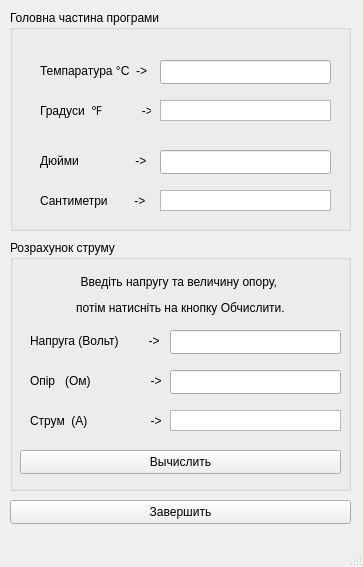
<?xml version="1.0" encoding="UTF-8"?>
<ui version="4.0">
 <class>MainWindow</class>
 <widget class="QMainWindow" name="MainWindow">
  <property name="geometry">
   <rect>
    <x>0</x>
    <y>0</y>
    <width>363</width>
    <height>567</height>
   </rect>
  </property>
  <property name="windowTitle">
   <string>MainWindow</string>
  </property>
  <widget class="QWidget" name="centralwidget">
   <widget class="QGroupBox" name="groupBox">
    <property name="geometry">
     <rect>
      <x>10</x>
      <y>10</y>
      <width>341</width>
      <height>221</height>
     </rect>
    </property>
    <property name="title">
     <string>Головна частина програми</string>
    </property>
    <widget class="QLabel" name="temperatureLabel">
     <property name="geometry">
      <rect>
       <x>30</x>
       <y>50</y>
       <width>111</width>
       <height>21</height>
      </rect>
     </property>
     <property name="text">
      <string>Темпаратура °C  -&gt;</string>
     </property>
    </widget>
    <widget class="QLabel" name="farengeitLabel">
     <property name="geometry">
      <rect>
       <x>30</x>
       <y>90</y>
       <width>111</width>
       <height>21</height>
      </rect>
     </property>
     <property name="text">
      <string>Градуси  ℉            -&gt;</string>
     </property>
    </widget>
    <widget class="QLineEdit" name="tempLineEdit">
     <property name="geometry">
      <rect>
       <x>150</x>
       <y>50</y>
       <width>171</width>
       <height>24</height>
      </rect>
     </property>
    </widget>
    <widget class="QListWidget" name="resultTempListWidget">
     <property name="geometry">
      <rect>
       <x>150</x>
       <y>90</y>
       <width>171</width>
       <height>21</height>
      </rect>
     </property>
    </widget>
    <widget class="QListWidget" name="resultCentiListWidget">
     <property name="geometry">
      <rect>
       <x>150</x>
       <y>180</y>
       <width>171</width>
       <height>21</height>
      </rect>
     </property>
    </widget>
    <widget class="QLabel" name="centiLabel">
     <property name="geometry">
      <rect>
       <x>30</x>
       <y>180</y>
       <width>111</width>
       <height>21</height>
      </rect>
     </property>
     <property name="text">
      <string>Сантиметри        -&gt;</string>
     </property>
    </widget>
    <widget class="QLineEdit" name="inchesLineEdit">
     <property name="geometry">
      <rect>
       <x>150</x>
       <y>140</y>
       <width>171</width>
       <height>24</height>
      </rect>
     </property>
    </widget>
    <widget class="QLabel" name="inchesLabel">
     <property name="geometry">
      <rect>
       <x>30</x>
       <y>140</y>
       <width>111</width>
       <height>21</height>
      </rect>
     </property>
     <property name="text">
      <string>Дюйми                 -&gt;</string>
     </property>
    </widget>
   </widget>
   <widget class="QGroupBox" name="groupBox_2">
    <property name="geometry">
     <rect>
      <x>10</x>
      <y>240</y>
      <width>341</width>
      <height>251</height>
     </rect>
    </property>
    <property name="title">
     <string>Розрахунок струму</string>
    </property>
    <widget class="QPushButton" name="calculatePushButton">
     <property name="geometry">
      <rect>
       <x>10</x>
       <y>210</y>
       <width>321</width>
       <height>24</height>
      </rect>
     </property>
     <property name="text">
      <string>Вычислить</string>
     </property>
    </widget>
    <widget class="QLabel" name="woltLabel">
     <property name="geometry">
      <rect>
       <x>20</x>
       <y>90</y>
       <width>131</width>
       <height>21</height>
      </rect>
     </property>
     <property name="text">
      <string>Напруга (Вольт)         -&gt;</string>
     </property>
    </widget>
    <widget class="QLineEdit" name="woltLineEdit">
     <property name="geometry">
      <rect>
       <x>160</x>
       <y>90</y>
       <width>171</width>
       <height>24</height>
      </rect>
     </property>
    </widget>
    <widget class="QLabel" name="suspensionLabel">
     <property name="geometry">
      <rect>
       <x>20</x>
       <y>130</y>
       <width>131</width>
       <height>21</height>
      </rect>
     </property>
     <property name="text">
      <string>Опір   (Ом)                  -&gt;</string>
     </property>
    </widget>
    <widget class="QLabel" name="label_2">
     <property name="geometry">
      <rect>
       <x>10</x>
       <y>30</y>
       <width>321</width>
       <height>51</height>
      </rect>
     </property>
     <property name="layoutDirection">
      <enum>Qt::LeftToRight</enum>
     </property>
     <property name="text">
      <string>&lt;!DOCTYPE HTML PUBLIC &quot;-//W3C//DTD HTML 4.0//EN&quot; &quot;http://www.w3.org/TR/REC-html40/strict.dtd&quot;&gt;
&lt;html&gt;&lt;head&gt;&lt;meta name=&quot;qrichtext&quot; content=&quot;1&quot; /&gt;&lt;meta charset=&quot;utf-8&quot; /&gt;&lt;style type=&quot;text/css&quot;&gt;
p, li { white-space: pre-wrap; }
&lt;/style&gt;&lt;/head&gt;&lt;body style=&quot; font-family:'Segoe UI'; font-size:9pt; font-weight:400; font-style:normal;&quot;&gt;
&lt;p align=&quot;center&quot; style=&quot; margin-top:1px; margin-bottom:1px; margin-left:0px; margin-right:0px; -qt-block-indent:0; text-indent:0px;&quot;&gt;Введіть напругу та величину опору, &lt;/p&gt;
&lt;p align=&quot;center&quot; style=&quot; margin-top:12px; margin-bottom:12px; margin-left:0px; margin-right:0px; -qt-block-indent:0; text-indent:0px;&quot;&gt;потім натисніть на кнопку Обчислити.&lt;/p&gt;&lt;/body&gt;&lt;/html&gt;</string>
     </property>
    </widget>
    <widget class="QLabel" name="label">
     <property name="geometry">
      <rect>
       <x>20</x>
       <y>170</y>
       <width>131</width>
       <height>21</height>
      </rect>
     </property>
     <property name="text">
      <string>Струм  (А)                   -&gt;</string>
     </property>
    </widget>
    <widget class="QLineEdit" name="suspensionLineEdit">
     <property name="geometry">
      <rect>
       <x>160</x>
       <y>130</y>
       <width>171</width>
       <height>24</height>
      </rect>
     </property>
    </widget>
    <widget class="QListWidget" name="strumListWidget">
     <property name="geometry">
      <rect>
       <x>160</x>
       <y>170</y>
       <width>171</width>
       <height>21</height>
      </rect>
     </property>
    </widget>
   </widget>
   <widget class="QPushButton" name="exitPushButton">
    <property name="geometry">
     <rect>
      <x>10</x>
      <y>500</y>
      <width>341</width>
      <height>24</height>
     </rect>
    </property>
    <property name="text">
     <string>Завершить</string>
    </property>
   </widget>
  </widget>
  <widget class="QMenuBar" name="menubar">
   <property name="geometry">
    <rect>
     <x>0</x>
     <y>0</y>
     <width>363</width>
     <height>22</height>
    </rect>
   </property>
  </widget>
  <widget class="QStatusBar" name="statusbar"/>
 </widget>
 <resources/>
 <connections/>
</ui>
